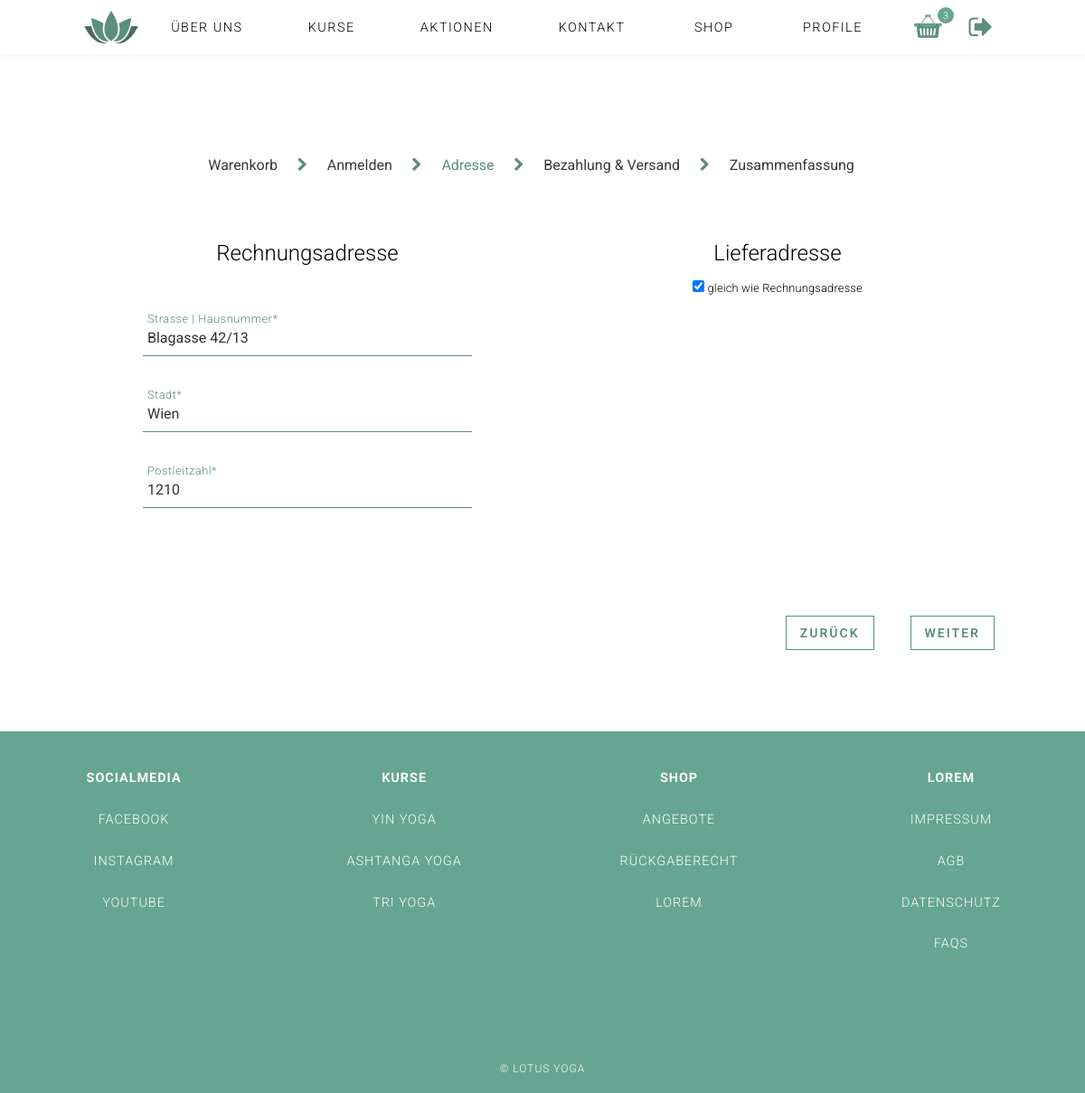
The app's page /index.php?page=Adressen (signed in) with its own data.
### tables this page shows
CREATE TABLE `breadcrumbs_checkouts` (
  `id` int(11) UNSIGNED NOT NULL,
  `name` varchar(70) DEFAULT NULL,
  `position` int(3) DEFAULT NULL,
  `is_active` tinyint(1) DEFAULT '1',
  `deleted_at` timestamp NULL DEFAULT NULL
);

CREATE TABLE `users` (
  `id` int(11) NOT NULL,
  `_name` varchar(50) NOT NULL,
  `fullname` varchar(100) NOT NULL,
  `email` varchar(70) NOT NULL,
  `password_hash` varchar(100) NOT NULL,
  `gender` varchar(10) NOT NULL,
  `birthday` date NOT NULL,
  `pref_delivery` varchar(40) NOT NULL,
  `pref_payment` varchar(40) NOT NULL,
  `address` varchar(40) NOT NULL,
  `zip_code` int(4) NOT NULL,
  `city` varchar(100) DEFAULT NULL,
  `created_at` timestamp NOT NULL DEFAULT CURRENT_TIMESTAMP,
  `is_active` tinyint(1) NOT NULL DEFAULT '1',
  `deleted_at` timestamp NULL DEFAULT NULL
);

CREATE TABLE `contents` (
  `id` int(11) NOT NULL,
  `_name` varchar(1000) NOT NULL,
  `type` varchar(150) NOT NULL,
  `content` varchar(1000) NOT NULL DEFAULT '',
  `sequence` int(11) NOT NULL,
  `is_active` tinyint(1) NOT NULL DEFAULT '1',
  `deleted_at` timestamp NULL DEFAULT NULL
);

### index.php (called while the page is built, shortened)
<?php
$content = ('content/');
include('functions/load_Content.php');
include('header.php');
if( ! isset($_GET['page']) ){
	$page = "home";
}else{
	$page = $_GET['page'];
}
if($page){
	$content .= $page .".php";
}
include($content);
include('footer.php');
?>

### functions/load_Content.php (called while the page is built, shortened)
<?php
function get_content_data($table_name){
    global $link;
    $sql = "SELECT * FROM " .$table_name. " WHERE deleted_at IS NULL";
	$res = mysqli_query($link, $sql);
	return $res;
}
function get_specific_content_data($table_name, $where, $equals){
    global $link;
    $sql = "SELECT * FROM " .$table_name. " WHERE ". $where . " = '" . $equals . "' AND deleted_at IS NULL ";
    $res = mysqli_query($link, $sql);
    return $res;
}
function get_ordered_content_data($table_name, $where, $equals, $order_by, $asc_desc){
    global $link;
    $sql = "SELECT * FROM " .$table_name. " WHERE ". $where . " = '" . $equals ."' ORDER BY ".$order_by." ". $asc_desc;
    $res = mysqli_query($link, $sql);
    return $res;
}
if(isset($_SESSION["user"])){
  $user_id = $_SESSION["user"]["user_id"];
  $user_info = get_specific_content_data('users', 'id', $user_id);
}else{
    $user_id = null;
}
$footer = get_ordered_content_data('contents', '_name', 'footer', 'sequence', 'asc');
$breadcrubms_checkout = get_content_data('breadcrumbs_checkouts');
?>

### content/breadcrumbs.php (the view)
<div class="errors_checkout_wrapper"><div class="error_message_checkout"></div></div>
<div class="breadcrumb_wrapper">
    <ul class="breadcrumbs" >
      <?php
      if(mysqli_num_rows($breadcrubms_checkout) > 0){
        $i = 0;
        while( $row = mysqli_fetch_assoc($breadcrubms_checkout) ){
          if(isset($_GET['page']) && (strpos($row['name'], $_GET['page']) > -1 || $_GET['page'] == 'Adressen' && $row['name'] == 'Adresse')){
            $class = 'crumb-current';
          }elseif($row['position'] < $i){
            $class = 'visited';
          }elseif($row['position'] > $i){
            $class = '';
          }
          if(strpos($row['name'],'&') > 0){
            $class .= ' two-lines';
          }
          ?>
        <li class="breadcrumb-item <?php echo $class; ?>" position="<?php echo $row['position']; ?>">
            <span class="text_wrapper">
                <a href="index.php?page=<?php if($row['name'] == 'Adresse'){echo 'Adressen';}elseif(strpos($row['name'], 'Versand')>0){echo 'Versand';}else{echo $row['name'];} ?>" class="text_a">
                    <span class="text visited_color"><?php echo $row['name']; ?></span>
                </a>
            </span>
        </li>
        <i class="fa fa-chevron-right" aria-hidden="true"></i>
        <?php
        $i++;
        }
      }
       ?>
    </ul>
</div>

### content/Adressen.php (shortened to what this page needs)
<section class="content-wrapper wrapper_checkout">
<?php include("breadcrumbs.php");?>
    <section class="wrapper_form">
      <?php
      if(isset($_SESSION['guest_id'])){
        ?>
        <section class="billing-address">
            <h2 class="hl_checkout">Rechnungsadresse</h2>
            <form class="form_checkout checkout_billing" action="#" method="post">
                <div class="form-group">
                    <input type="text" name="address" value="" required class="input">
                    <span class="highlight"></span>
                    <span class="form-bar"></span>
                    <label class="label">Strasse | Hausnummer*</label>
                    <span class="error">
                </div>
                <div class="form-group">
                    <input type="text" name="city" value="" required class="input">
                    <span class="highlight"></span>
                    <span class="form-bar"></span>
                    <label class="label">Stadt*</label>
                    <span class="error">
                </div>
                <div class="form-group">
                    <input type="text" name="zip_code" value="" required class="input">
                    <span class="highlight"></span>
                    <span class="form-bar"></span>
                    <label class="label">Postleitzahl*</label>
                    <span class="error">
                </div>
                <input type="hidden" name="guest_id" value="<?php echo $_SESSION['guest_id']; ?>" required class="input">
            </form>
        </section>
        <!-- <div class="raidiobutton_wrapper_shipping">
          <div id="is_shipping_address">Gleich wie Rechnungsadresse</div>
        </div> -->
        <section class="shipping-address">
            <h2 class="hl_checkout hl_shipping_address">Lieferadresse</h2>
            <form class="form_checkout checkout_shipping" action="#" method="post">
              <div class="raidiobutton_wrapper_shipping">
                <input type="checkbox" name="is_shipping_address" id="is_shipping_address"  checked/>
                <label for="is_shipping_address" class="">Gleich wie Rechnungsadresse</label>
              </div>
              <div class="shipping_form_wrapper">
                <div class="form-group">
                    <input type="text" name="address" value="" required class="input">
                    <span class="highlight"></span>
                    <span class="form-bar"></span>
                    <label class="label">Strasse | Hausnummer</label>
                    <span class="error">
                </div>
                <div class="form-group">
                    <input type="text" name="city" value="" required class="input">
                    <span class="highlight"></span>
                    <span class="form-bar"></span>
                    <label class="label">Stadt*</label>
                    <span class="error">
                </div>
                <div class="form-group">
                    <input type="text" name="zip_code" value="" required class="input">
                    <span class="highlight"></span>
                    <span class="form-bar"></span>
                    <label class="label">Postleitzahl*</label>
                    <span class="error">
                </div>
              </div>
            </form>
        </section>
        <?php
      }elseif(isset($_SESSION['user']['user_id'])){
          ?>
          <section class="billing-address">
              <h2 class="hl_checkout">Rechnungsadresse</h2>
              <form class="form_checkout checkout_billing" action="#" method="post">
                <?php
                  while( $row = mysqli_fetch_assoc($user_info) ){
                ?>
                  <div class="form-group">
                      <input type="text" name="address" value="<?php if(isset($row['address'])){echo $row['address'];} ?>" required class="input">
                      <span class="highlight"></span>
                      <label class="label">Strasse | Hausnummer*</label>
                  </div>
                  <div class="form-group">
                      <input type="text" name="city" value="<?php if(isset($row['city'])){echo $row['city'];} ?>" required class="input">
                      <span class="highlight"></span>
                      <label class="label">Stadt*</label>
                  </div>
                  <div class="form-group">
                      <input type="text" name="zip_code" value="<?php if(isset($row['zip_code'])){echo $row['zip_code'];} ?>" required class="input">
                      <span class="highlight"></span>
                      <label class="label">Postleitzahl*</label>
                  </div>
              </form>
          </section>
          <section class="shipping-address">
              <h2 class="hl_checkout hl_shipping_address">Lieferadresse</h2>
              <form class="form_checkout checkout_shipping" action="#" method="post">
                <div class="raidiobutton_wrapper_shipping">
                  <input type="checkbox" name="is_shipping_address" id="is_shipping_address"  checked/>
                  <label for="is_shipping_addess" class="">gleich wie Rechnungsadresse</label>
                </div>
              </form>
          </section>
          <?php
          }
        }
        ?>
    </section>
    <div class="btn-wrapper_checkout">
        <div  class="btn_checkout">
            <a href="index.php?page=Anmelden">zurück</a>
        </div>
        <div class="btn_checkout">
            <span class="next_btn next_btn_adressen">weiter</span>
        </div>
    </div>
</section>

### footer.php (shortened to what this page needs)
  <footer class="footer_main">
    <section class="links_footer" >
<?php
    $cnt = 0;
    while( $row = mysqli_fetch_assoc($footer) ){
      if($row['type'] == 'subheadline'){
          if($cnt != 0){
            echo '</ul>';
          }
          echo '<ul><li><h4>'.$row["content"].'</h4></li>';
      }else{
          echo '<li><a href="'.$row["content"].'">'.$row["type"].'</a>';
      }
      $cnt++;
    }
    ?>
    </section>
    <small class="copyright">
      &copy; Lotus Yoga
    </small>
  </footer>
</body>
</html>

### css/styles.css (style rules this page uses)
* { font-family: 'Roboto', Helvetica, Verdana, sans-serif; box-sizing: border-box; margin: 0; padding: 0; list-style: none; text-decoration: none; }
html { position: relative; }
.body { margin: 0; }
a { color: inherit; }
.content-wrapper { position: relative; z-index: 50; padding: 110px 5em 5em; background-color: #fff; text-align: center; }
.content-wrapper h2 { font-size: 2em; font-weight: 300; padding: 1vw 0vw; margin: 0 35vw; text-align: center; text-transform: uppercase; }
.form-group { position: relative; margin-bottom: 2.75em; }
.input { font-size: 1em; display: block; width: 100%; padding: 10px 10px 10px 5px; border: none; border-bottom: 1px solid #5a8e7d; color: #333; }
.label { font-size: 0.8em; font-weight: 300; letter-spacing: 0.5px; position: absolute; top: 10px; left: 5px; transition: all 0.5s ease; pointer-events: none; color: #b3b3b3; }
.input:focus~ .label, .input:valid~ .label { font-size: 1.8vmin; top: -25px; color: #5a8e7d; }
.highlight { position: absolute; top: 25%; left: 0; width: 100%; height: 50%; pointer-events: none; opacity: 0.4; }
.footer_main h4 { padding: 1em 0em; }
.footer_main { padding-top: 2em; height: 400px; background-color: #65a591; color: #fff; text-transform: uppercase; font-size: 0.9em; letter-spacing: 1px; font-weight: 300; text-align: center; position: relative; }
.links_footer { display: flex; justify-content: space-around; }
.links_footer ul li a { transition: all 0.5s ease-in-out; display: block; padding: 1em; min-width: 150px; }
.copyright { display: block; text-align: center; position: absolute; left: 0; right: 0; bottom: 20px; }
.wrapper_form { display: flex; flex-wrap: wrap; justify-content: space-around; margin-top: 4em; }
h2.hl_checkout { font-size: 1.5em; margin: 0 0 2em 0; text-transform: capitalize; text-align: center; }
.raidiobutton_wrapper_shipping { font-size: 0.8em; letter-spacing: 0.2px; transition: all 0.5s linear; font-weight: 300; margin-top: -25px; margin-bottom: 25px; }
.billing-address, .shipping-address { width: 35%; }
.breadcrumb_wrapper { display: flex; margin-top: 3em; margin-right: 25px; justify-content: center; }
.breadcrumbs { display: flex; white-space: nowrap; }
.number_wrapper, .text_wrapper { display: flex; flex-direction: column; text-align: center; justify-content: center; margin: 0 0.6em; height: 1em; }
.text_a { display: inline; margin: 1vw 1vw; }
.visited_color { color: #383838; }
.text { font-size: 1em; display: flex; flex-direction: column; justify-content: center; }
.two-lines .text { display: flex; flex-wrap: wrap; }
.btn-wrapper_checkout { display: flex; width: 100%; margin-top: 4em; justify-content: flex-end; }
.btn_checkout { margin: 20px; }
.btn_checkout a, .btn_checkout span { font-size: 14px; font-weight: 600; margin: 0 auto; padding: 10px 15px; transition: all 0.5s linear; text-align: center; white-space: nowrap; letter-spacing: 2px; text-transform: uppercase; color: #5a8e7d; border: 1px solid #5a8e7d; }
.form_checkout { width: 100%; min-width: 40%; max-width: 600px; }
.nav_backend li p, i { color: #eee; }
.breadcrumbs i { color: #5a8e7d; }
.error_detailansicht, .error_message_checkout { max-width: 75vw; color: #b50101; font-size: 1em; text-align: center; padding: 0 0 1em 0; margin: 0 auto; }
.crumb-current span { color: #5a8e7d; }
.hl_shipping_address { margin-bottom: calc(2em - 19px) !important; }
.address_zusammenfassung .input:focus~ .label, .input:valid~ .label { font-size: 0.8em; top: -9px; color: #5a8e7d; }

### records on screen
breadcrumbs_checkouts: name "Warenkorb"
breadcrumbs_checkouts: name "Anmelden"
breadcrumbs_checkouts: name "Adresse"
breadcrumbs_checkouts: name "Bezahlung & Versand"
breadcrumbs_checkouts: name "Zusammenfassung"
users: address "Blagasse 42/13", city "Wien", zip_code "1210"
contents: content "SOCIALMEDIA"
contents: type "FACEBOOK"
contents: type "INSTAGRAM"
contents: type "YOUTUBE"
contents: content "KURSE"
contents: type "YIN YOGA"
contents: type "ASHTANGA YOGA"
contents: type "TRI YOGA"
contents: content "SHOP"
contents: type "ANGEBOTE"
contents: type "RÜCKGABERECHT"
contents: type "LOREM"
contents: content "LOREM"
contents: type "IMPRESSUM"
contents: type "AGB"
contents: type "DATENSCHUTZ"
contents: type "FAQS"

### other values on screen
$cnt "3"
